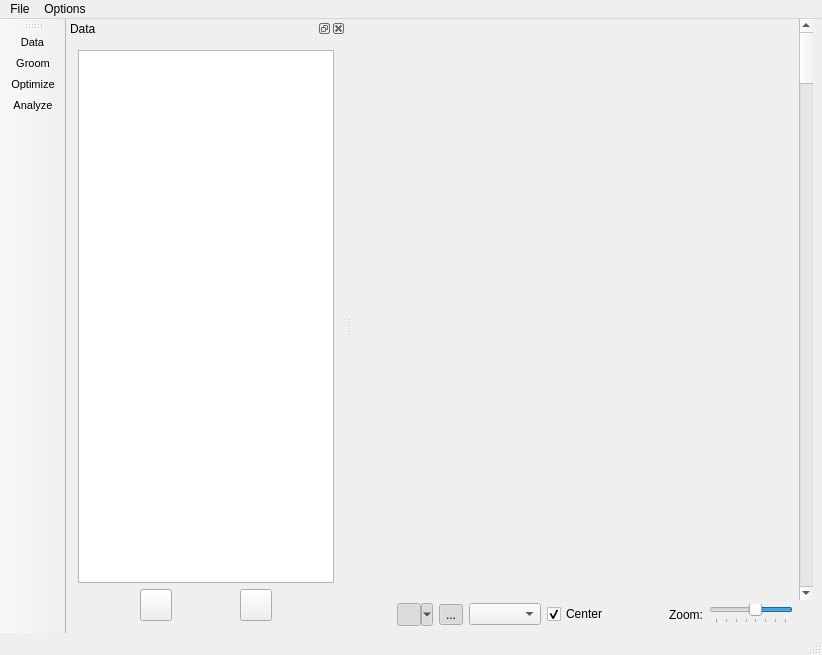
<?xml version="1.0" encoding="UTF-8"?>
<ui version="4.0">
 <class>ShapeWorksStudioApp</class>
 <widget class="QMainWindow" name="ShapeWorksStudioApp">
  <property name="geometry">
   <rect>
    <x>0</x>
    <y>0</y>
    <width>822</width>
    <height>655</height>
   </rect>
  </property>
  <property name="windowTitle">
   <string>ShapeWorksStudio</string>
  </property>
  <property name="windowIcon">
   <iconset resource="../Resources/ShapeWorksStudio.qrc">
    <normaloff>:/Studio/Images/shapes-icon.png</normaloff>:/Studio/Images/shapes-icon.png</iconset>
  </property>
  <property name="styleSheet">
   <string notr="true"/>
  </property>
  <widget class="QWidget" name="centralwidget">
   <layout class="QGridLayout" name="gridLayout">
    <property name="topMargin">
     <number>0</number>
    </property>
    <property name="bottomMargin">
     <number>4</number>
    </property>
    <property name="spacing">
     <number>0</number>
    </property>
    <item row="0" column="0">
     <widget class="QVTKWidget" name="qvtkWidget" native="true">
      <property name="sizePolicy">
       <sizepolicy hsizetype="Expanding" vsizetype="Expanding">
        <horstretch>1</horstretch>
        <verstretch>1</verstretch>
       </sizepolicy>
      </property>
      <property name="minimumSize">
       <size>
        <width>300</width>
        <height>300</height>
       </size>
      </property>
     </widget>
    </item>
    <item row="0" column="1">
     <widget class="QScrollBar" name="vertical_scroll_bar">
      <property name="orientation">
       <enum>Qt::Vertical</enum>
      </property>
     </widget>
    </item>
    <item row="1" column="0">
     <layout class="QHBoxLayout" name="horizontalLayout" stretch="0">
      <item>
       <widget class="QWidget" name="control_widget" native="true">
        <property name="sizePolicy">
         <sizepolicy hsizetype="Minimum" vsizetype="MinimumExpanding">
          <horstretch>0</horstretch>
          <verstretch>0</verstretch>
         </sizepolicy>
        </property>
        <layout class="QHBoxLayout" name="horizontalLayout_3">
         <property name="spacing">
          <number>6</number>
         </property>
         <property name="leftMargin">
          <number>6</number>
         </property>
         <property name="topMargin">
          <number>3</number>
         </property>
         <property name="rightMargin">
          <number>6</number>
         </property>
         <property name="bottomMargin">
          <number>3</number>
         </property>
         <item>
          <widget class="QToolButton" name="auto_view_button">
           <property name="toolTip">
            <string>Autoview</string>
           </property>
           <property name="text">
            <string/>
           </property>
           <property name="icon">
            <iconset resource="../Resources/ShapeWorksStudio.qrc">
             <normaloff>:/Studio/Images/AutoViewOff.png</normaloff>
             <normalon>:/Studio/Images/AutoView.png</normalon>:/Studio/Images/AutoViewOff.png</iconset>
           </property>
           <property name="checkable">
            <bool>false</bool>
           </property>
           <property name="autoRaise">
            <bool>true</bool>
           </property>
          </widget>
         </item>
         <item>
          <widget class="QToolButton" name="glyphs_visible_button">
           <property name="toolTip">
            <string>Show Glyphs</string>
           </property>
           <property name="icon">
            <iconset resource="../Resources/ShapeWorksStudio.qrc">
             <normaloff>:/Studio/Images/VisibleOff.png</normaloff>
             <normalon>:/Studio/Images/Visible.png</normalon>:/Studio/Images/VisibleOff.png</iconset>
           </property>
           <property name="checkable">
            <bool>true</bool>
           </property>
           <property name="checked">
            <bool>true</bool>
           </property>
           <property name="popupMode">
            <enum>QToolButton::MenuButtonPopup</enum>
           </property>
           <property name="autoRaise">
            <bool>true</bool>
           </property>
          </widget>
         </item>
         <item>
          <widget class="QToolButton" name="surface_visible_button">
           <property name="toolTip">
            <string>show isosurface</string>
           </property>
           <property name="text">
            <string>...</string>
           </property>
           <property name="icon">
            <iconset resource="../Resources/ShapeWorksStudio.qrc">
             <normaloff>:/Studio/Images/IsosurfaceVisibleOff.png</normaloff>
             <normalon>:/Studio/Images/IsosurfaceVisible.png</normalon>:/Studio/Images/IsosurfaceVisibleOff.png</iconset>
           </property>
           <property name="checkable">
            <bool>true</bool>
           </property>
           <property name="checked">
            <bool>true</bool>
           </property>
           <property name="autoRaise">
            <bool>true</bool>
           </property>
          </widget>
         </item>
         <item>
          <widget class="QComboBox" name="view_mode_combobox"/>
         </item>
         <item>
          <widget class="QCheckBox" name="center_checkbox">
           <property name="text">
            <string>Center</string>
           </property>
           <property name="checked">
            <bool>true</bool>
           </property>
          </widget>
         </item>
         <item>
          <spacer name="horizontalSpacer">
           <property name="orientation">
            <enum>Qt::Horizontal</enum>
           </property>
           <property name="sizeHint" stdset="0">
            <size>
             <width>40</width>
             <height>20</height>
            </size>
           </property>
          </spacer>
         </item>
         <item>
          <widget class="QLabel" name="label">
           <property name="text">
            <string>Zoom:</string>
           </property>
          </widget>
         </item>
         <item>
          <widget class="QSlider" name="zoom_slider">
           <property name="maximumSize">
            <size>
             <width>100</width>
             <height>16777215</height>
            </size>
           </property>
           <property name="minimum">
            <number>1</number>
           </property>
           <property name="maximum">
            <number>8</number>
           </property>
           <property name="pageStep">
            <number>1</number>
           </property>
           <property name="value">
            <number>4</number>
           </property>
           <property name="orientation">
            <enum>Qt::Horizontal</enum>
           </property>
           <property name="invertedAppearance">
            <bool>true</bool>
           </property>
           <property name="invertedControls">
            <bool>false</bool>
           </property>
           <property name="tickPosition">
            <enum>QSlider::TicksBelow</enum>
           </property>
          </widget>
         </item>
        </layout>
       </widget>
      </item>
     </layout>
    </item>
   </layout>
  </widget>
  <widget class="QMenuBar" name="menubar">
   <property name="geometry">
    <rect>
     <x>0</x>
     <y>0</y>
     <width>822</width>
     <height>22</height>
    </rect>
   </property>
   <widget class="QMenu" name="menuFile">
    <property name="title">
     <string>File</string>
    </property>
    <addaction name="action_new_project"/>
    <addaction name="action_open_project"/>
    <addaction name="action_save_project"/>
    <addaction name="action_save_project_as"/>
    <addaction name="actionSet_Data_Directory"/>
    <addaction name="separator"/>
    <addaction name="action_import"/>
    <addaction name="actionExport_PCA_Mesh"/>
    <addaction name="actionExport_Eigenvalues"/>
    <addaction name="actionExport_Variance_Graph"/>
    <addaction name="actionExport_Eigenvectors"/>
    <addaction name="actionExport_PCA_Mode_Points"/>
    <addaction name="separator"/>
    <addaction name="action_recent1"/>
    <addaction name="action_recent2"/>
    <addaction name="action_recent3"/>
    <addaction name="action_recent4"/>
    <addaction name="separator"/>
    <addaction name="action_quit"/>
   </widget>
   <widget class="QMenu" name="menuOptions">
    <property name="title">
     <string>Options</string>
    </property>
    <addaction name="action_preferences"/>
    <addaction name="actionShow_Tool_Window"/>
   </widget>
   <addaction name="menuFile"/>
   <addaction name="menuOptions"/>
  </widget>
  <widget class="QStatusBar" name="statusbar"/>
  <widget class="QDockWidget" name="controlsDock">
   <property name="floating">
    <bool>false</bool>
   </property>
   <property name="features">
    <set>QDockWidget::AllDockWidgetFeatures</set>
   </property>
   <property name="allowedAreas">
    <set>Qt::LeftDockWidgetArea|Qt::RightDockWidgetArea</set>
   </property>
   <property name="windowTitle">
    <string>Data</string>
   </property>
   <attribute name="dockWidgetArea">
    <number>1</number>
   </attribute>
   <widget class="QWidget" name="dockWidgetContents">
    <layout class="QVBoxLayout" name="verticalLayout">
     <property name="spacing">
      <number>12</number>
     </property>
     <property name="leftMargin">
      <number>12</number>
     </property>
     <property name="topMargin">
      <number>12</number>
     </property>
     <property name="rightMargin">
      <number>12</number>
     </property>
     <property name="bottomMargin">
      <number>12</number>
     </property>
     <item>
      <widget class="QStackedWidget" name="stacked_widget">
       <property name="currentIndex">
        <number>0</number>
       </property>
       <widget class="QWidget" name="import_page">
        <layout class="QVBoxLayout" name="verticalLayout_2">
         <property name="leftMargin">
          <number>0</number>
         </property>
         <property name="topMargin">
          <number>0</number>
         </property>
         <property name="rightMargin">
          <number>0</number>
         </property>
         <property name="bottomMargin">
          <number>0</number>
         </property>
         <item>
          <widget class="QTableWidget" name="table_widget"/>
         </item>
         <item>
          <layout class="QHBoxLayout" name="horizontalLayout2">
           <item>
            <widget class="QToolButton" name="delete_button">
             <property name="minimumSize">
              <size>
               <width>32</width>
               <height>32</height>
              </size>
             </property>
             <property name="maximumSize">
              <size>
               <width>32</width>
               <height>32</height>
              </size>
             </property>
             <property name="toolTip">
              <string>Remove</string>
             </property>
             <property name="statusTip">
              <string>Remove images</string>
             </property>
             <property name="text">
              <string/>
             </property>
             <property name="icon">
              <iconset resource="../Resources/ShapeWorksStudio.qrc">
               <normaloff>:/Studio/Images/remove.png</normaloff>:/Studio/Images/remove.png</iconset>
             </property>
            </widget>
           </item>
           <item>
            <widget class="QToolButton" name="add_button">
             <property name="minimumSize">
              <size>
               <width>32</width>
               <height>32</height>
              </size>
             </property>
             <property name="maximumSize">
              <size>
               <width>32</width>
               <height>32</height>
              </size>
             </property>
             <property name="toolTip">
              <string>Add</string>
             </property>
             <property name="statusTip">
              <string>Add images</string>
             </property>
             <property name="text">
              <string/>
             </property>
             <property name="icon">
              <iconset resource="../Resources/ShapeWorksStudio.qrc">
               <normaloff>:/Studio/Images/add.png</normaloff>:/Studio/Images/add.png</iconset>
             </property>
            </widget>
           </item>
          </layout>
         </item>
        </layout>
       </widget>
      </widget>
     </item>
    </layout>
   </widget>
  </widget>
  <widget class="QToolBar" name="toolBar">
   <property name="font">
    <font>
     <pointsize>8</pointsize>
     <weight>50</weight>
     <bold>false</bold>
    </font>
   </property>
   <property name="windowTitle">
    <string>toolBar</string>
   </property>
   <property name="movable">
    <bool>true</bool>
   </property>
   <property name="iconSize">
    <size>
     <width>58</width>
     <height>52</height>
    </size>
   </property>
   <property name="toolButtonStyle">
    <enum>Qt::ToolButtonTextUnderIcon</enum>
   </property>
   <property name="floatable">
    <bool>true</bool>
   </property>
   <attribute name="toolBarArea">
    <enum>LeftToolBarArea</enum>
   </attribute>
   <attribute name="toolBarBreak">
    <bool>false</bool>
   </attribute>
   <addaction name="action_import_mode"/>
   <addaction name="action_groom_mode"/>
   <addaction name="action_optimize_mode"/>
   <addaction name="action_analysis_mode"/>
  </widget>
  <action name="action_quit">
   <property name="text">
    <string>Quit</string>
   </property>
   <property name="shortcut">
    <string>Ctrl+Q</string>
   </property>
  </action>
  <action name="actionViewFullScreen">
   <property name="text">
    <string>Full Screen</string>
   </property>
   <property name="shortcut">
    <string>Ctrl+F</string>
   </property>
  </action>
  <action name="action_import">
   <property name="text">
    <string>Import Images...</string>
   </property>
   <property name="shortcut">
    <string>Ctrl+I</string>
   </property>
  </action>
  <action name="action_groom_mode">
   <property name="checkable">
    <bool>true</bool>
   </property>
   <property name="icon">
    <iconset resource="../Resources/ShapeWorksStudio.qrc">
     <normaloff>:/Studio/Images/tools.png</normaloff>:/Studio/Images/tools.png</iconset>
   </property>
   <property name="text">
    <string>Groom</string>
   </property>
  </action>
  <action name="action_import_mode">
   <property name="checkable">
    <bool>true</bool>
   </property>
   <property name="icon">
    <iconset resource="../Resources/ShapeWorksStudio.qrc">
     <normaloff>:/Studio/Images/data.png</normaloff>:/Studio/Images/data.png</iconset>
   </property>
   <property name="text">
    <string>Data</string>
   </property>
  </action>
  <action name="action_optimize_mode">
   <property name="checkable">
    <bool>true</bool>
   </property>
   <property name="icon">
    <iconset resource="../Resources/ShapeWorksStudio.qrc">
     <normaloff>:/Studio/Images/gear2.png</normaloff>:/Studio/Images/gear2.png</iconset>
   </property>
   <property name="text">
    <string>Optimize</string>
   </property>
  </action>
  <action name="action_analysis_mode">
   <property name="checkable">
    <bool>true</bool>
   </property>
   <property name="icon">
    <iconset resource="../Resources/ShapeWorksStudio.qrc">
     <normaloff>:/Studio/Images/chart.png</normaloff>:/Studio/Images/chart.png</iconset>
   </property>
   <property name="text">
    <string>Analyze</string>
   </property>
  </action>
  <action name="action_open_project">
   <property name="text">
    <string>Open Project...</string>
   </property>
   <property name="shortcut">
    <string>Ctrl+O</string>
   </property>
  </action>
  <action name="action_save_project">
   <property name="text">
    <string>Save Project</string>
   </property>
   <property name="shortcut">
    <string>Ctrl+S</string>
   </property>
  </action>
  <action name="action_new_project">
   <property name="text">
    <string>New Project</string>
   </property>
   <property name="shortcut">
    <string>Ctrl+N</string>
   </property>
  </action>
  <action name="action_save_project_as">
   <property name="text">
    <string>Save Project As...</string>
   </property>
   <property name="shortcut">
    <string>Ctrl+Shift+S</string>
   </property>
  </action>
  <action name="action_preferences">
   <property name="text">
    <string>Preferences</string>
   </property>
   <property name="shortcut">
    <string>Ctrl+,</string>
   </property>
  </action>
  <action name="action_import_legacy">
   <property name="text">
    <string>Import Legacy ShapeWorks</string>
   </property>
  </action>
  <action name="action_recent1">
   <property name="text">
    <string>Recent1</string>
   </property>
  </action>
  <action name="action_recent2">
   <property name="text">
    <string>Recent2</string>
   </property>
  </action>
  <action name="action_recent3">
   <property name="text">
    <string>Recent3</string>
   </property>
  </action>
  <action name="action_recent4">
   <property name="text">
    <string>Recent4</string>
   </property>
  </action>
  <action name="actionShow_Tool_Window">
   <property name="text">
    <string>Show Tool Window</string>
   </property>
  </action>
  <action name="actionExport_PCA_Mesh">
   <property name="text">
    <string>Export PCA Mesh...</string>
   </property>
   <property name="shortcut">
    <string>Ctrl+M</string>
   </property>
  </action>
  <action name="actionSet_Data_Directory">
   <property name="text">
    <string>Set Data Directory...</string>
   </property>
   <property name="toolTip">
    <string>Set the Data Directory for all generated images and correspondance points</string>
   </property>
   <property name="shortcut">
    <string>Ctrl+D</string>
   </property>
  </action>
  <action name="actionExport_Eigenvalues">
   <property name="text">
    <string>Export Eigenvalues...</string>
   </property>
   <property name="shortcut">
    <string>Ctrl+E</string>
   </property>
  </action>
  <action name="actionExport_Eigenvectors">
   <property name="text">
    <string>Export Eigenvectors...</string>
   </property>
   <property name="shortcut">
    <string>Ctrl+Shift+E</string>
   </property>
  </action>
  <action name="actionExport_PCA_Mode_Points">
   <property name="text">
    <string>Export PCA Mode Points...</string>
   </property>
   <property name="shortcut">
    <string>Ctrl+Shift+P</string>
   </property>
  </action>
  <action name="actionExport_Variance_Graph">
   <property name="text">
    <string>Export Variance Graph</string>
   </property>
  </action>
 </widget>
 <customwidgets>
  <customwidget>
   <class>QVTKWidget</class>
   <extends>QWidget</extends>
   <header>QVTKWidget.h</header>
  </customwidget>
 </customwidgets>
 <tabstops>
  <tabstop>table_widget</tabstop>
  <tabstop>delete_button</tabstop>
  <tabstop>add_button</tabstop>
  <tabstop>auto_view_button</tabstop>
  <tabstop>glyphs_visible_button</tabstop>
  <tabstop>surface_visible_button</tabstop>
  <tabstop>view_mode_combobox</tabstop>
  <tabstop>center_checkbox</tabstop>
  <tabstop>zoom_slider</tabstop>
 </tabstops>
 <resources>
  <include location="../Resources/ShapeWorksStudio.qrc"/>
 </resources>
 <connections/>
</ui>
